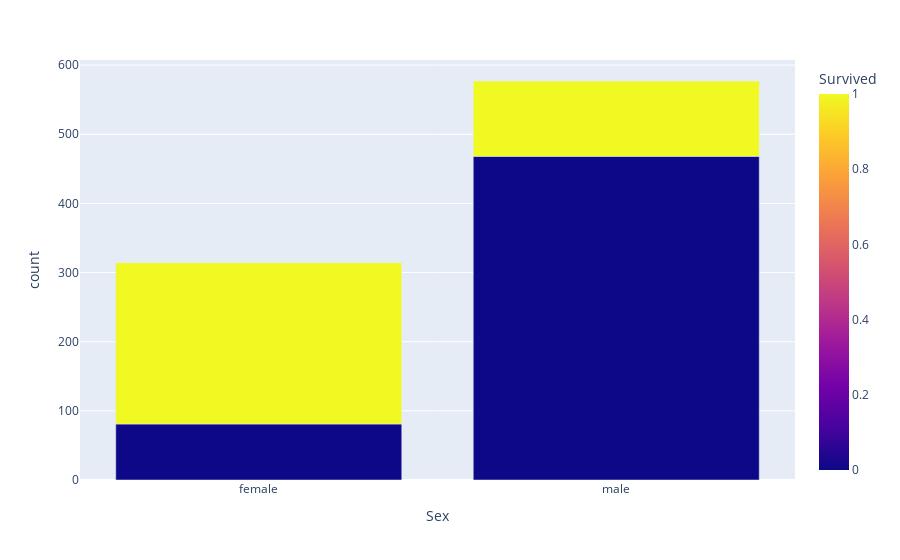

This figure's notebook cell:
### Code cell
df2=df.groupby(["Sex","Age"])["Survived"].count().reset_index(name='count')

fig = px.bar(df2, x="Sex", y="count", color="Survived",
             barmode = 'stack')
 
fig.show()

### Figure 1 — Plotly figure (JSON) as saved in the notebook; plotly's stock layout.template omitted (floating-point values rounded to 4 significant figures)
{"data": [{"alignmentgroup": "True", "hovertemplate": "Sex=%{x}<br>count=%{y}<br>Survived=%{marker.color}<extra></extra>", "legendgroup": "", "marker": {"color": [0, 1, 0, 1], "coloraxis": "coloraxis", "pattern": {"shape": ""}}, "name": "", "offsetgroup": "", "orientation": "v", "showlegend": false, "textposition": "auto", "type": "bar", "x": ["female", "female", "male", "male"], "xaxis": "x", "y": [81, 233, 468, 109], "yaxis": "y"}], "layout": {"barmode": "stack", "coloraxis": {"colorbar": {"title": {"text": "Survived"}}, "colorscale": [[0, "#0d0887"], [0.1111, "#46039f"], [0.2222, "#7201a8"], [0.3333, "#9c179e"], [0.4444, "#bd3786"], [0.5556, "#d8576b"], [0.6667, "#ed7953"], [0.7778, "#fb9f3a"], [0.8889, "#fdca26"], [1, "#f0f921"]]}, "legend": {"tracegroupgap": 0}, "margin": {"t": 60}, "xaxis": {"anchor": "y", "domain": [0, 1], "title": {"text": "Sex"}}, "yaxis": {"anchor": "x", "domain": [0, 1], "title": {"text": "count"}}}}
